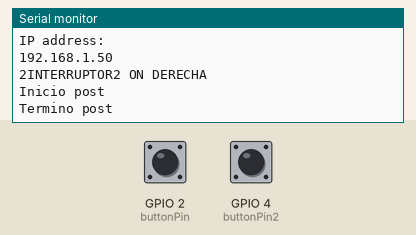
A sketch run on a simulated ESP8266 (NodeMCU). Shown: the last lines printed to the serial monitor. Inputs (shaded band) come from the test bench; at power-on: GPIO 2 (buttonPin) LOW, GPIO 4 (buttonPin2) HIGH. WiFi joins after 1.5 s; servers stay silent unless stated; uploads are accepted with an empty reply.

Above: at 2.7 s.
2.8 s: GPIO 2 (buttonPin) pulled HIGH for 2.45 s
At 4.86 s:
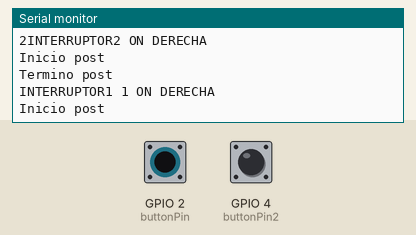
9.4 s: GPIO 4 (buttonPin2) pulled LOW for 2.45 s
At 11.7 s:
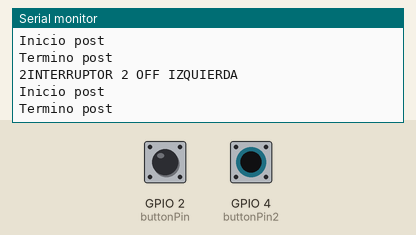

Measured:
- after the input at 2.8 s, the serial monitor: prints a new line after 1.9 s (image 1)
- after the input at 9.4 s, the serial monitor: prints a new line after 1.7 s (image 2)

The sketch:

BOTONOFF_NODEMCU.ino
```cpp
#include <ArduinoJson.h>
#include <ESP8266WiFi.h>
#include <ESP8266HTTPClient.h>
#include <WiFiClient.h>

String server = "";

const char *ssid     = "N9PRO";
const char *password = "holaequipo1";

const int buttonPin = 2; //D4     // Pin del interruptor1
const int buttonPin2 = 4; //D2    // Pin del interruptor2

//String boton = "";
//String posicion = "";
int antes = 0;
int ahora = 0;
int antes2 = 0;
int ahora2 = 0;


//------------------------------------------------------------------------

void setup() {
  // Iniciamos el monitor serie
  Serial.begin(115200);

  // Los pines de LED en modo salida
  pinMode(buttonPin, INPUT);
  pinMode(buttonPin2, INPUT_PULLUP);

  Serial.println("WiFi connected");
  WiFi.mode(WIFI_STA);
  WiFi.begin(ssid, password);

  while (WiFi.status() != WL_CONNECTED)
  {
    delay(500);
  }


  Serial.println("");
  Serial.println("WiFi connected");
  Serial.println("IP address: ");
  Serial.println(WiFi.localIP());

}

//------------------------------------------------------------------------------

void loop() {


  if (WiFi.status() == WL_CONNECTED) {
    if (digitalRead(buttonPin) == HIGH) {
      ahora = 1;
      if (antes != ahora) {
        Serial.println("INTERRUPTOR1 1 ON DERECHA");
        post("1APAGADOR1", "ON DERECHA");
        delay(1000);
        antes = 1;
      }

    }
    else {
      antes = 0;
      if (antes != ahora) {
        Serial.println("INTERRUPTOR1 1 OFF IZQUIERDA ");
        post("1APAGADOR1", "OFF IZQUIERDA");
        delay(1000);
        ahora=0;
      }
    }
    // SEGUNDO BOTON
    if (digitalRead(buttonPin2) == HIGH) {
      ahora2 = 1;
      if (antes2 != ahora2) {
        Serial.println("2INTERRUPTOR2 ON DERECHA");
        post("2APAGADOR2", "ON DERECHA");
        delay(1000);
        antes2 = 1;
      }

    }
    else {
      antes2 = 0;
      if (antes2!=ahora2) {
        Serial.println("2INTERRUPTOR 2 OFF IZQUIERDA ");
        post("2APAGADOR2", "OFF IZQUIERDA");
        delay(1000);
        ahora2=0;
      }
    }

  }

  delay(2000);

}

//-------------------------------------------------------------------------------------

void post(String boton, String posicion) {
  Serial.println("Inicio post");
  HTTPClient http;
  String json;
  server = "http://192.168.43.179:3003/api/botones";

  StaticJsonDocument<256> doc;
  doc["boton"] = String(boton);
  doc["posicion"] = String(posicion);
  serializeJson(doc, json);

  http.begin(server);
  http.addHeader("Content-Type", "application/json");
  http.POST(json);
  http.writeToStream(&Serial);
  http.end();
  Serial.println("Termino post");

}
```
